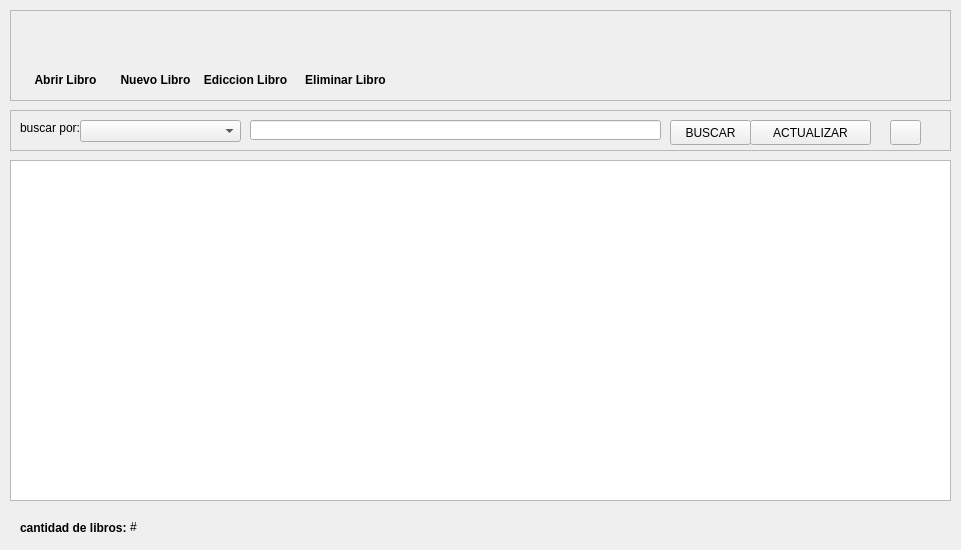
<?xml version="1.0" encoding="UTF-8"?>
<ui version="4.0">
 <class>ListBookForm</class>
 <widget class="QWidget" name="ListBookForm">
  <property name="geometry">
   <rect>
    <x>0</x>
    <y>0</y>
    <width>961</width>
    <height>550</height>
   </rect>
  </property>
  <property name="windowTitle">
   <string>Books List</string>
  </property>
  <widget class="QFrame" name="buttonsFrame">
   <property name="geometry">
    <rect>
     <x>10</x>
     <y>10</y>
     <width>941</width>
     <height>91</height>
    </rect>
   </property>
   <property name="frameShape">
    <enum>QFrame::StyledPanel</enum>
   </property>
   <property name="frameShadow">
    <enum>QFrame::Raised</enum>
   </property>
   <widget class="QPushButton" name="open_book_button">
    <property name="geometry">
     <rect>
      <x>20</x>
      <y>10</y>
      <width>71</width>
      <height>51</height>
     </rect>
    </property>
    <property name="cursor">
     <cursorShape>PointingHandCursor</cursorShape>
    </property>
    <property name="styleSheet">
     <string notr="true">QPushButton:hover
{
	border-style: solid;
   	background-color:#bbdefb;

}

QPushButton:pressed
{
	 	background-color:#0069c0;
}

</string>
    </property>
    <property name="text">
     <string/>
    </property>
    <property name="icon">
     <iconset>
      <normaloff>../assets/icons/open-book-icon.png</normaloff>../assets/icons/open-book-icon.png</iconset>
    </property>
    <property name="iconSize">
     <size>
      <width>50</width>
      <height>50</height>
     </size>
    </property>
    <property name="flat">
     <bool>true</bool>
    </property>
   </widget>
   <widget class="QLabel" name="label">
    <property name="geometry">
     <rect>
      <x>10</x>
      <y>60</y>
      <width>91</width>
      <height>21</height>
     </rect>
    </property>
    <property name="text">
     <string>&lt;html&gt;&lt;head/&gt;&lt;body&gt;&lt;p align=&quot;center&quot;&gt;&lt;span style=&quot; font-weight:600;&quot;&gt;Abrir Libro&lt;/span&gt;&lt;/p&gt;&lt;/body&gt;&lt;/html&gt;</string>
    </property>
   </widget>
   <widget class="QLabel" name="label_2">
    <property name="geometry">
     <rect>
      <x>100</x>
      <y>60</y>
      <width>91</width>
      <height>21</height>
     </rect>
    </property>
    <property name="text">
     <string>&lt;html&gt;&lt;head/&gt;&lt;body&gt;&lt;p align=&quot;center&quot;&gt;&lt;span style=&quot; font-weight:600;&quot;&gt;Nuevo Libro&lt;/span&gt;&lt;/p&gt;&lt;/body&gt;&lt;/html&gt;</string>
    </property>
   </widget>
   <widget class="QPushButton" name="open_new_button">
    <property name="geometry">
     <rect>
      <x>110</x>
      <y>10</y>
      <width>71</width>
      <height>51</height>
     </rect>
    </property>
    <property name="cursor">
     <cursorShape>PointingHandCursor</cursorShape>
    </property>
    <property name="styleSheet">
     <string notr="true">QPushButton:hover
{
	border-style: solid;
   	background-color:#bbdefb;

}

QPushButton:pressed
{
	 	background-color:#0069c0;
}

</string>
    </property>
    <property name="text">
     <string/>
    </property>
    <property name="icon">
     <iconset>
      <normaloff>../assets/icons/add-book-icon.png</normaloff>../assets/icons/add-book-icon.png</iconset>
    </property>
    <property name="iconSize">
     <size>
      <width>50</width>
      <height>50</height>
     </size>
    </property>
    <property name="flat">
     <bool>true</bool>
    </property>
   </widget>
   <widget class="QPushButton" name="open_edit_button">
    <property name="geometry">
     <rect>
      <x>200</x>
      <y>10</y>
      <width>71</width>
      <height>51</height>
     </rect>
    </property>
    <property name="cursor">
     <cursorShape>PointingHandCursor</cursorShape>
    </property>
    <property name="styleSheet">
     <string notr="true">QPushButton:hover
{
	border-style: solid;
   	background-color:#bbdefb;

}

QPushButton:pressed
{
	 	background-color:#0069c0;
}

</string>
    </property>
    <property name="text">
     <string/>
    </property>
    <property name="icon">
     <iconset>
      <normaloff>../assets/icons/edit-book.png</normaloff>../assets/icons/edit-book.png</iconset>
    </property>
    <property name="iconSize">
     <size>
      <width>50</width>
      <height>50</height>
     </size>
    </property>
    <property name="flat">
     <bool>true</bool>
    </property>
   </widget>
   <widget class="QLabel" name="label_3">
    <property name="geometry">
     <rect>
      <x>190</x>
      <y>60</y>
      <width>91</width>
      <height>21</height>
     </rect>
    </property>
    <property name="text">
     <string>&lt;html&gt;&lt;head/&gt;&lt;body&gt;&lt;p align=&quot;center&quot;&gt;&lt;span style=&quot; font-weight:600;&quot;&gt;Ediccion Libro&lt;/span&gt;&lt;/p&gt;&lt;/body&gt;&lt;/html&gt;</string>
    </property>
   </widget>
   <widget class="QPushButton" name="delete_book_button">
    <property name="geometry">
     <rect>
      <x>300</x>
      <y>10</y>
      <width>71</width>
      <height>51</height>
     </rect>
    </property>
    <property name="cursor">
     <cursorShape>PointingHandCursor</cursorShape>
    </property>
    <property name="styleSheet">
     <string notr="true">QPushButton:hover
{
	border-style: solid;
   	background-color:#bbdefb;

}

QPushButton:pressed
{
	 	background-color:#0069c0;
}

</string>
    </property>
    <property name="text">
     <string/>
    </property>
    <property name="icon">
     <iconset>
      <normaloff>../assets/icons/delete-book-icon.png</normaloff>../assets/icons/delete-book-icon.png</iconset>
    </property>
    <property name="iconSize">
     <size>
      <width>50</width>
      <height>50</height>
     </size>
    </property>
    <property name="flat">
     <bool>true</bool>
    </property>
   </widget>
   <widget class="QLabel" name="label_4">
    <property name="geometry">
     <rect>
      <x>290</x>
      <y>60</y>
      <width>91</width>
      <height>21</height>
     </rect>
    </property>
    <property name="text">
     <string>&lt;html&gt;&lt;head/&gt;&lt;body&gt;&lt;p align=&quot;center&quot;&gt;&lt;span style=&quot; font-weight:600;&quot;&gt;Eliminar Libro&lt;/span&gt;&lt;/p&gt;&lt;/body&gt;&lt;/html&gt;</string>
    </property>
   </widget>
  </widget>
  <widget class="QFrame" name="frame">
   <property name="geometry">
    <rect>
     <x>10</x>
     <y>110</y>
     <width>941</width>
     <height>41</height>
    </rect>
   </property>
   <property name="frameShape">
    <enum>QFrame::StyledPanel</enum>
   </property>
   <property name="frameShadow">
    <enum>QFrame::Raised</enum>
   </property>
   <widget class="QLabel" name="label_5">
    <property name="geometry">
     <rect>
      <x>10</x>
      <y>10</y>
      <width>71</width>
      <height>16</height>
     </rect>
    </property>
    <property name="text">
     <string>buscar por:</string>
    </property>
   </widget>
   <widget class="QComboBox" name="searchByCombobox">
    <property name="geometry">
     <rect>
      <x>70</x>
      <y>10</y>
      <width>161</width>
      <height>22</height>
     </rect>
    </property>
   </widget>
   <widget class="QLineEdit" name="parameterLineEdit">
    <property name="geometry">
     <rect>
      <x>240</x>
      <y>10</y>
      <width>411</width>
      <height>20</height>
     </rect>
    </property>
   </widget>
   <widget class="QPushButton" name="searchButton">
    <property name="geometry">
     <rect>
      <x>660</x>
      <y>10</y>
      <width>81</width>
      <height>25</height>
     </rect>
    </property>
    <property name="text">
     <string>BUSCAR</string>
    </property>
    <property name="icon">
     <iconset>
      <normaloff>../assets/icons/search-icon.png</normaloff>../assets/icons/search-icon.png</iconset>
    </property>
   </widget>
   <widget class="QPushButton" name="refreshButton">
    <property name="geometry">
     <rect>
      <x>740</x>
      <y>10</y>
      <width>121</width>
      <height>25</height>
     </rect>
    </property>
    <property name="text">
     <string>ACTUALIZAR</string>
    </property>
    <property name="icon">
     <iconset>
      <normaloff>../assets/icons/refresh-icon.png</normaloff>../assets/icons/refresh-icon.png</iconset>
    </property>
   </widget>
   <widget class="QPushButton" name="export_button">
    <property name="geometry">
     <rect>
      <x>880</x>
      <y>10</y>
      <width>31</width>
      <height>25</height>
     </rect>
    </property>
    <property name="text">
     <string/>
    </property>
    <property name="icon">
     <iconset>
      <normaloff>../assets/icons/icons8-export-excel-96.png</normaloff>../assets/icons/icons8-export-excel-96.png</iconset>
    </property>
    <property name="iconSize">
     <size>
      <width>26</width>
      <height>26</height>
     </size>
    </property>
   </widget>
  </widget>
  <widget class="QTableWidget" name="listBooksTable">
   <property name="geometry">
    <rect>
     <x>10</x>
     <y>160</y>
     <width>941</width>
     <height>341</height>
    </rect>
   </property>
  </widget>
  <widget class="QLabel" name="label_6">
   <property name="geometry">
    <rect>
     <x>20</x>
     <y>520</y>
     <width>111</width>
     <height>16</height>
    </rect>
   </property>
   <property name="text">
    <string>&lt;html&gt;&lt;head/&gt;&lt;body&gt;&lt;p&gt;&lt;span style=&quot; font-weight:600;&quot;&gt;cantidad de libros:&lt;/span&gt;&lt;/p&gt;&lt;/body&gt;&lt;/html&gt;</string>
   </property>
  </widget>
  <widget class="QLabel" name="booksQtyLabel">
   <property name="geometry">
    <rect>
     <x>130</x>
     <y>520</y>
     <width>47</width>
     <height>13</height>
    </rect>
   </property>
   <property name="text">
    <string>#</string>
   </property>
  </widget>
 </widget>
 <resources/>
 <connections/>
</ui>
